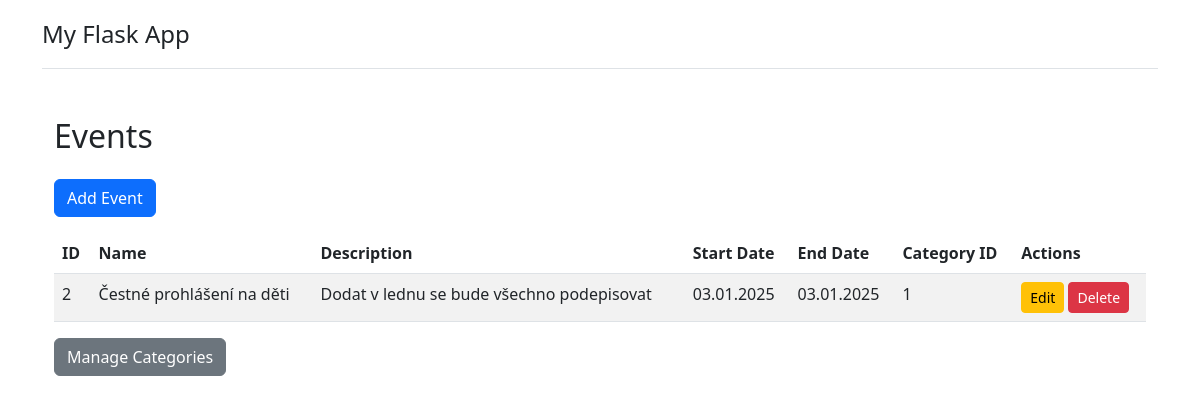
/events, run on an earlier commit of the app's database.
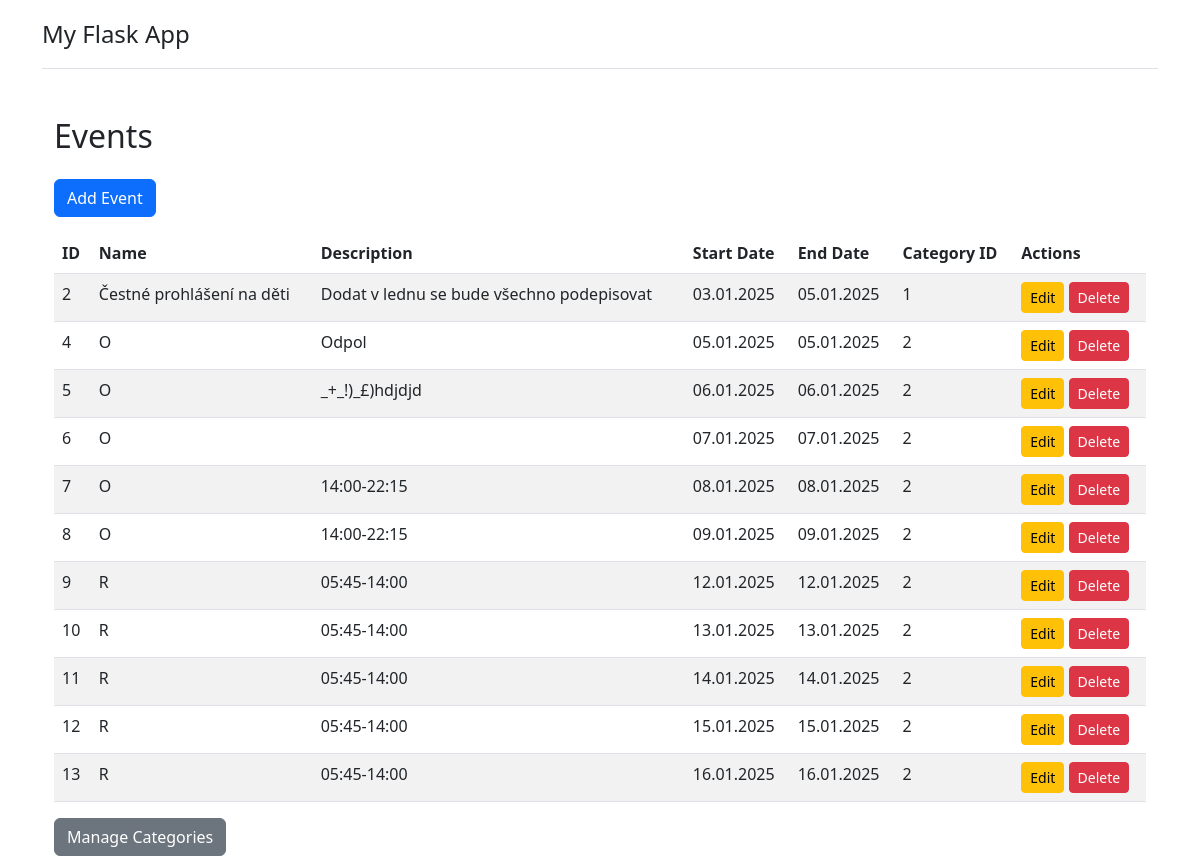
And on a later commit of the database.
### models.py (models this page shows, shortened)
class Event(db.Model):
    __tablename__ = 'event'
    id = db.Column(db.Integer, primary_key=True)
    name = db.Column(db.String(100), nullable=False)
    description = db.Column(db.Text, nullable=True)
    start_date = db.Column(db.DateTime, nullable=False)
    end_date = db.Column(db.DateTime, nullable=False)
    category_id = db.Column(db.Integer, db.ForeignKey('category.id'), nullable=False)
    def get_dates_formatted(self):
        return {
            'start_date': self.start_date.strftime('%d.%m.%Y'),
            'end_date': self.end_date.strftime('%d.%m.%Y')
        }

### app.py (the view)
@app.route('/events')
def index():
    events = Event.query.all()
    formatted_events = []
    for event in events:
        dates = event.get_dates_formatted()
        formatted_events.append({
            'id': event.id,
            'name': event.name,
            'description': event.description,
            'start_date': dates['start_date'],
            'end_date': dates['end_date'],
            'category_id': event.category_id
        })
    return render_template('events.html', events=formatted_events)

### templates/events.html (shortened to what this page needs)
{% extends "base.html" %}
{% block content %}
<h2 class="mt-4 mb-4">Events</h2>
<a href="{{ url_for('add_event') }}" class="btn btn-primary mb-3">Add Event</a>
<table class="table table-striped">
    <thead>
        <tr>
            <th>ID</th>
            <th>Name</th>
            <th>Description</th>
            <th>Start Date</th>
            <th>End Date</th>
            <th>Category ID</th>
            <th>Actions</th>
        </tr>
    </thead>
    <tbody>
        {% for event in events %}
        <tr>
            <td>{{ event.id }}</td>
            <td>{{ event.name }}</td>
            <td>{{ event.description }}</td>
            <td>{{ event.start_date }}</td>
            <td>{{ event.end_date }}</td>
            <td>{{ event.category_id }}</td>
            <td>
                <a href="{{ url_for('edit_event', event_id=event.id) }}" class="btn btn-warning btn-sm">Edit</a>
                <form method="post" action="{{ url_for('delete_event', event_id=event.id) }}" style="display:inline;">
                    <button type="submit" class="btn btn-danger btn-sm">Delete</button>
                </form>
            </td>
        </tr>
        {% endfor %}
    </tbody>
</table>
<a href="{{ url_for('categories') }}" class="btn btn-secondary">Manage Categories</a>
{% endblock %}

What changed in the data, as far as the page shows it:
changed Event "Čestné prohlášení na děti": end_date "03.01.2025" → "05.01.2025"
added Event: id "4", name "O", description "Odpol", start_date "05.01.2025", end_date "05.01.2025", category_id "2"
added Event: id "5", name "O", description "_+_!)_£)hdjdjd", start_date "06.01.2025", end_date "06.01.2025", category_id "2"
added Event: id "6", name "O", start_date "07.01.2025", end_date "07.01.2025", category_id "2"
added Event: id "7", name "O", description "14:00-22:15", start_date "08.01.2025", end_date "08.01.2025", category_id "2"
added Event: id "8", name "O", description "14:00-22:15", start_date "09.01.2025", end_date "09.01.2025", category_id "2"
added Event: id "9", name "R", description "05:45-14:00", start_date "12.01.2025", end_date "12.01.2025", category_id "2"
added Event: id "10", name "R", description "05:45-14:00", start_date "13.01.2025", end_date "13.01.2025", category_id "2"
added Event: id "11", name "R", description "05:45-14:00", start_date "14.01.2025", end_date "14.01.2025", category_id "2"
added Event: id "12", name "R", description "05:45-14:00", start_date "15.01.2025", end_date "15.01.2025", category_id "2"
added Event: id "13", name "R", description "05:45-14:00", start_date "16.01.2025", end_date "16.01.2025", category_id "2"
